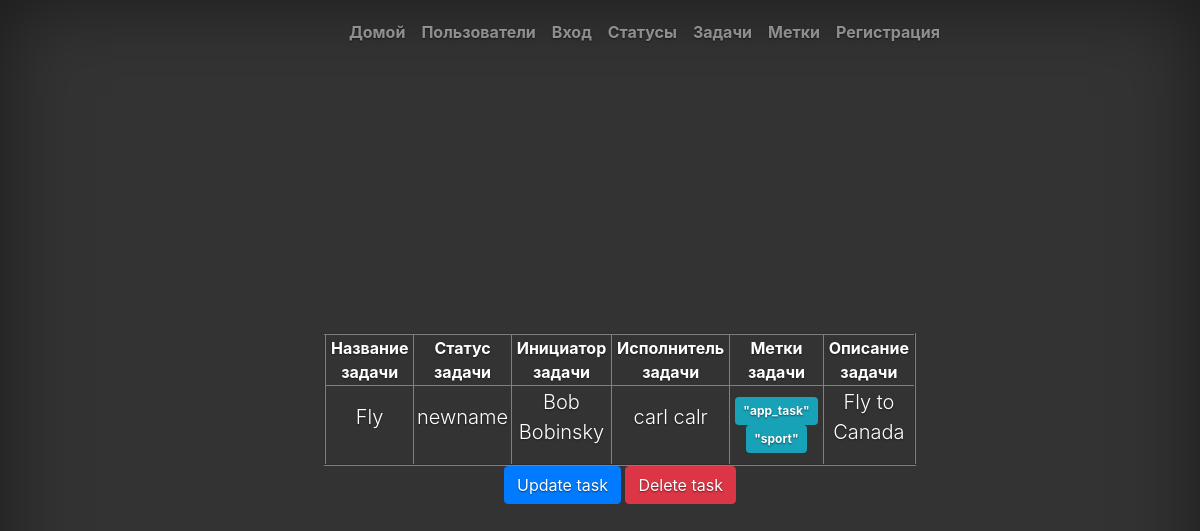
Page /tasks/10 on the committed database.
### tasks/models.py (models this page shows, shortened)
class Task(models.Model):
    name = models.CharField('Имя', max_length=50, null=True, blank=True,)
    description = models.CharField('Описание', max_length=150, null=True, blank=True,)
    task_status = models.ForeignKey(TaskStatus, verbose_name='Статус', null=True, blank=True, on_delete=models.PROTECT)
    creator = models.ForeignKey(CustomUser, verbose_name='Автор', on_delete=models.CASCADE, null=True, blank=True, related_name='creator')
    assigned_to = models.ForeignKey(CustomUser, verbose_name='Исполнитель', on_delete=models.SET_NULL, null=True, blank=True, related_name='assigned')
    label = models.ManyToManyField(Label, blank=True, verbose_name='Метки')
    class Meta():
        ordering = ['name']

class TaskStatus(models.Model):
    name = models.CharField('Имя', max_length=70, unique=True)
    def __str__(self):
        return self.name
    class Meta():
        ordering = ['name']

class Label(models.Model):
    name = models.CharField('Имя', max_length=70, unique=True)
    def __str__(self):
        return self.name
    class Meta():
        ordering = ['name']

### users/models.py (models this page shows, shortened)
class CustomUser(AbstractUser):
    class Meta():
        ordering = ['username']

### tasks/views.py (the view)
# urls.py: path('<int:pk>', views.TaskView.as_view(), name='task'),
class TaskView(generic.DetailView):
    model = Task
    template_name = 'task_view.html'

### tasks/templates/task_view.html (shortened to what this page needs)
{% extends 'index.html' %}
{% load bootstrap4 %}
{% load i18n %}
{% block welcome %}
<body class="text-center">
	<table border="2" align="center">
		<tr>
			<th>Название задачи</th>
			<th>Статус задачи</th>
			<th>Инициатор задачи</th>
			<th>Исполнитель задачи</th>
			<th>Метки задачи</th>
			<th>Описание задачи</th>
		</tr>
		<tr>
			<td><p class="lead"> {{ object.name }}</p></td>
			<td><p class="lead"> {{ object.task_status }}</p></td>
			<td><p class="lead"> {{ object.creator.first_name}} {{ object.creator.last_name}}</p></td>
			<td><p class="lead"> {{ object.assigned_to.first_name }} {{ object.assigned_to.last_name }}</p></td>
			<td>
				{% for tag in object.label.all %}
					<span class="badge badge-info p-2">"{{ tag }}"</span>
				{% endfor %}
			</td>
			<td><p class="lead"> {{ object.description }}</p></td>
		</tr>
	</table>
	<a class="btn btn-primary" href={% url 'tasks:update_task' object.id %}>{% translate "Update task" %}</a>
	<a class="btn btn-danger" href={% url 'tasks:delete_task' object.id %}>{% translate "Delete task" %}</a>
</body>
{% endblock welcome %}

### task_manager/static/css/cover.css (style rules this page uses)
a, a:focus, a:hover { color: #fff; }
html, body { height: 100%; background-color: #333; }
body { display: -ms-flexbox; display: -webkit-box; display: flex; -ms-flex-pack: center; -webkit-box-pack: center; justify-content: center; color: #fff; text-shadow: 0 .05rem .1rem rgba(0, 0, 0, .5); box-shadow: inset 0 0 5rem rgba(0, 0, 0, .5); }

### rows in the picture
Task: name "Fly", task_status "newname", creator.first_name "Bob", creator.last_name "Bobinsky", assigned_to.first_name "carl", assigned_to.last_name "calr", description "Fly to Canada"
Label: name "app_task"
Label: name "sport"
